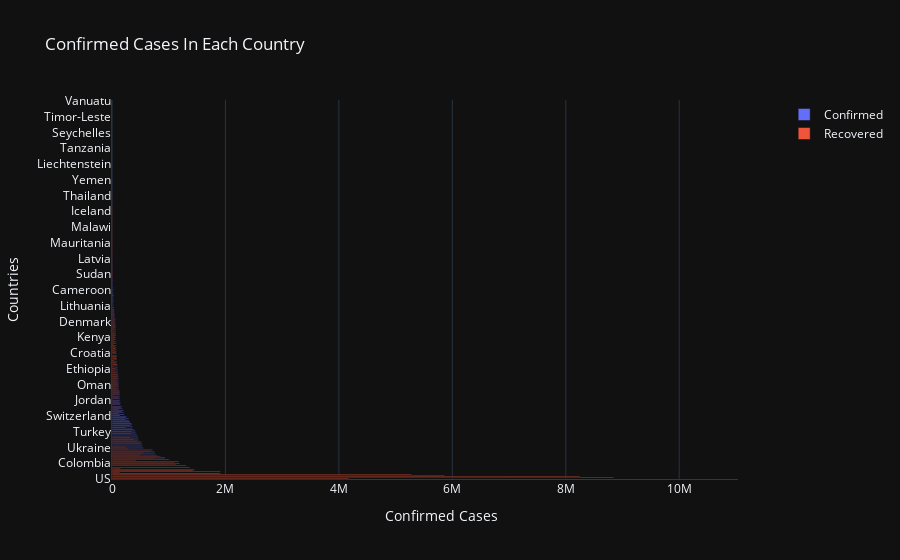

Notebook code for this chart:
### Code cell
# cases by contry
Data_country = Data.groupby(["Country/Region"])["Confirmed","ActiveCase","Recovered","Deaths"].sum().reset_index().sort_values("Confirmed",ascending=False).reset_index(drop=True)
# 
# 
fig = go.Figure(data=[go.Bar( name = 'Confirmed',
            x=Data_country['Confirmed'],
            y=Data_country['Country/Region'],
            orientation='h'),
                      go.Bar( name = 'Recovered',
            x=Data_country['Recovered'],
            y=Data_country['Country/Region'],
            orientation='h')
                     ])
fig.update_layout(
    title='Confirmed Cases In Each Country',
    template='plotly_dark',
     xaxis_title="Confirmed Cases",
    yaxis_title="Countries",
)
fig.show()

### Figure 1 — Plotly figure (JSON) as saved in the notebook; plotly's stock layout.template omitted (floating-point values rounded to 4 significant figures; data arrays with more than 128 entries replaced by an {"elided": "..."} marker saying what was removed)
{"data": [{"name": "Confirmed", "orientation": "h", "type": "bar", "x": {"elided": "193 int values"}, "y": {"elided": "193 str values"}}, {"name": "Recovered", "orientation": "h", "type": "bar", "x": {"elided": "193 int values"}, "y": {"elided": "193 str values"}}], "layout": {"title": {"text": "Confirmed Cases In Each Country"}, "xaxis": {"title": {"text": "Confirmed Cases"}}, "yaxis": {"title": {"text": "Countries"}}}}
